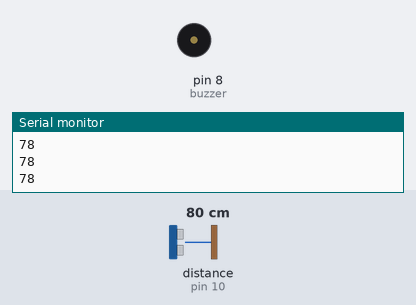
Recording of a sketch running on a simulated Arduino Uno, built with avr-gcc and run on an emulated ATmega328P. Shown: buzzer (waves = sounding, pin HIGH), the last lines printed to the serial monitor. Wiring (inferred from the names in the program): ultrasonic range finder: trigger pin 9; echo pin 10. The test bench sets the inputs (shaded band); at power-on: distance to the obstacle (sensor on pin 10) 80 cm. The echo pulse lasts 58.3 µs per cm; pins used as bus, display or sensor lines are not drawn.

Above: at 1.2 s.
1.3 s: distance to the obstacle (sensor on pin 10) set to 34 cm
2.8 s: distance to the obstacle (sensor on pin 10) set to 29 cm
At 3.05 s:
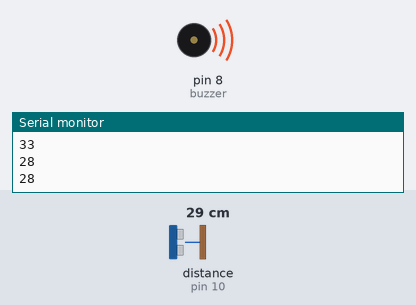
5.8 s: distance to the obstacle (sensor on pin 10) set to 35 cm
At 5.8 s:
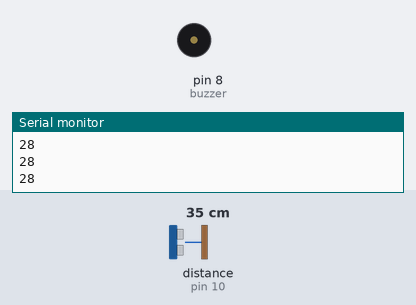
7.3 s: distance to the obstacle (sensor on pin 10) set to 2 cm
At 7.55 s:
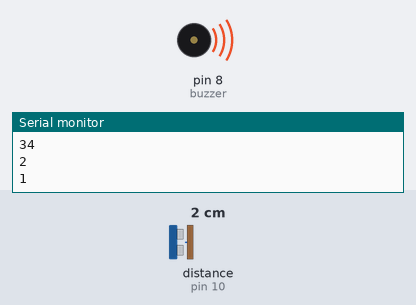
Timing chart, 0 to 11.3 s (numbered marks = the images above; inputs shaded):
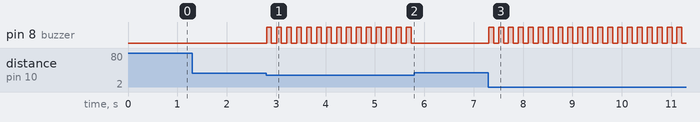

Measured:
- the behaviour switches between 31 and 30 cm on distance to the obstacle (sensor on pin 10) (found by bisection; images 0 and 1)
- after the input at 2.8 s, pin 8 (buzzer): alternates HIGH for 0.10 s and LOW for 0.10 s, starting at once
- after the input at 5.8 s, pin 8 (buzzer): stops changing and stays LOW
- after the input at 7.3 s, pin 8 (buzzer): alternates HIGH for 0.10 s and LOW for 0.10 s, starting at once

The sketch:

Sensor-for-specs.ino
```cpp
// Smart Glasses for the Blind - Easy Version

int trigPin = 9;
int echoPin = 10;
int buzzer = 8;

void setup() {
  pinMode(trigPin, OUTPUT);
  pinMode(echoPin, INPUT);
  pinMode(buzzer, OUTPUT);
  Serial.begin(9600);
}

void loop() {

  // Send signal
  digitalWrite(trigPin, LOW);
  delayMicroseconds(2);
  digitalWrite(trigPin, HIGH);
  delayMicroseconds(10);
  digitalWrite(trigPin, LOW);

  // Read echo
  long duration = pulseIn(echoPin, HIGH);

  // Convert to cm
  int distance = duration * 0.034 / 2;

  Serial.println(distance);

  // If object is closer than 30 cm → beep
  if (distance < 30) {
    digitalWrite(buzzer, HIGH);
    delay(100);              // Beeps
    digitalWrite(buzzer, LOW);
    delay(100);
  }
  else {
    digitalWrite(buzzer, LOW);  // No beep
  }
}
```
